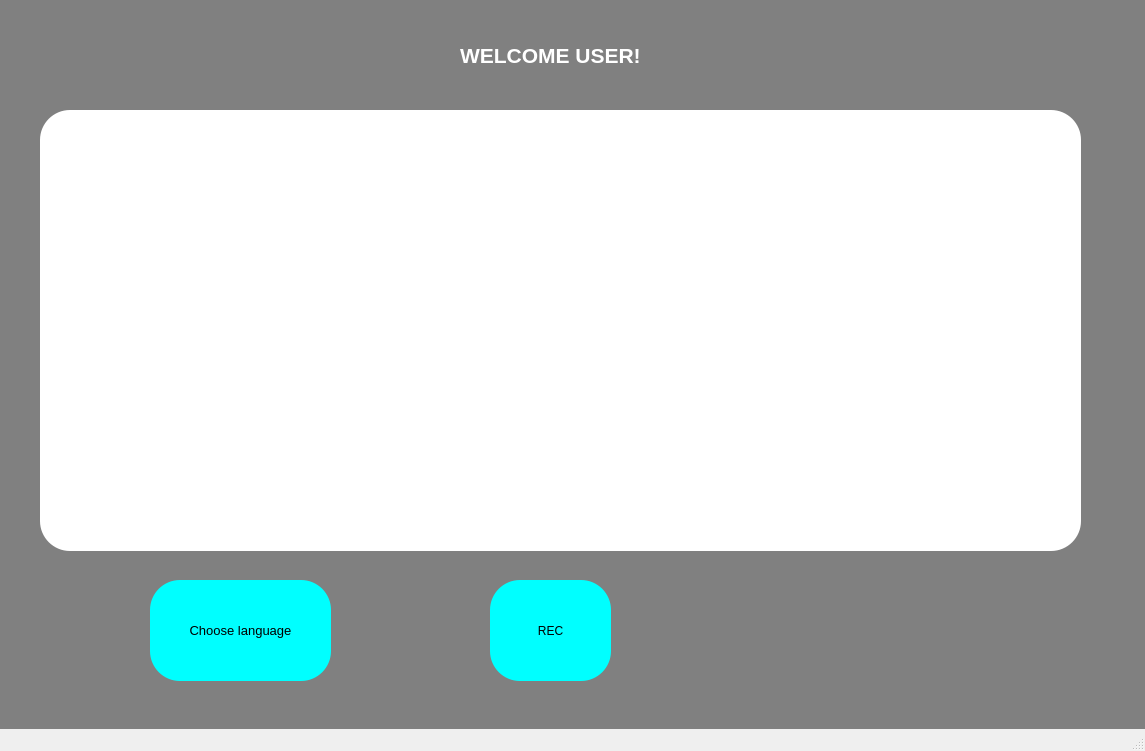
<?xml version="1.0" encoding="UTF-8"?>
<ui version="4.0">
 <class>MainWindow</class>
 <widget class="QMainWindow" name="MainWindow">
  <property name="geometry">
   <rect>
    <x>0</x>
    <y>0</y>
    <width>1145</width>
    <height>751</height>
   </rect>
  </property>
  <property name="font">
   <font>
    <pointsize>10</pointsize>
   </font>
  </property>
  <property name="windowTitle">
   <string>MainWindow</string>
  </property>
  <property name="styleSheet">
   <string notr="true">#centralwidget{background-color: grey}
.QLabel{color:white}
#pushButton{background-color:cyan;border-radius:30}

#pushButton_2{background-color:cyan;border-radius:30}

#pushButton_3{background-color:white;border-radius:30;border:15}

.QComboBox{border-radius:10}

.QTextEdit{background-color:white;border-radius:30}

.comboBox{color:red}</string>
  </property>
  <property name="iconSize">
   <size>
    <width>50</width>
    <height>50</height>
   </size>
  </property>
  <widget class="QWidget" name="centralwidget">
   <widget class="QPushButton" name="pushButton">
    <property name="geometry">
     <rect>
      <x>490</x>
      <y>580</y>
      <width>121</width>
      <height>101</height>
     </rect>
    </property>
    <property name="text">
     <string>REC</string>
    </property>
    <property name="icon">
     <iconset resource="../../Downloads/res/resource.qrc">
      <normaloff>:/icons/feather/mic.svg</normaloff>:/icons/feather/mic.svg</iconset>
    </property>
    <property name="iconSize">
     <size>
      <width>40</width>
      <height>40</height>
     </size>
    </property>
   </widget>
   <widget class="QLabel" name="label">
    <property name="geometry">
     <rect>
      <x>460</x>
      <y>20</y>
      <width>211</width>
      <height>71</height>
     </rect>
    </property>
    <property name="font">
     <font>
      <pointsize>16</pointsize>
      <weight>75</weight>
      <italic>false</italic>
      <bold>true</bold>
     </font>
    </property>
    <property name="styleSheet">
     <string notr="true"> text-stroke: 2px red;</string>
    </property>
    <property name="text">
     <string>WELCOME USER!</string>
    </property>
   </widget>
   <widget class="QTextEdit" name="textEdit">
    <property name="geometry">
     <rect>
      <x>40</x>
      <y>110</y>
      <width>1041</width>
      <height>441</height>
     </rect>
    </property>
   </widget>
   <widget class="QPushButton" name="pushButton_2">
    <property name="geometry">
     <rect>
      <x>150</x>
      <y>580</y>
      <width>181</width>
      <height>101</height>
     </rect>
    </property>
    <property name="font">
     <font>
      <pointsize>10</pointsize>
     </font>
    </property>
    <property name="text">
     <string>Choose language</string>
    </property>
    <property name="icon">
     <iconset resource="../../Downloads/res/resource.qrc">
      <normaloff>:/icons/feather/mic.svg</normaloff>:/icons/feather/mic.svg</iconset>
    </property>
    <property name="iconSize">
     <size>
      <width>40</width>
      <height>40</height>
     </size>
    </property>
   </widget>
  </widget>
  <widget class="QMenuBar" name="menubar">
   <property name="geometry">
    <rect>
     <x>0</x>
     <y>0</y>
     <width>1145</width>
     <height>26</height>
    </rect>
   </property>
  </widget>
  <widget class="QStatusBar" name="statusbar"/>
 </widget>
 <resources>
  <include location="../../Downloads/res/resource.qrc"/>
  <include location="../lmaooooo/QSS/QSS_Resources.qrc"/>
 </resources>
 <connections/>
</ui>
